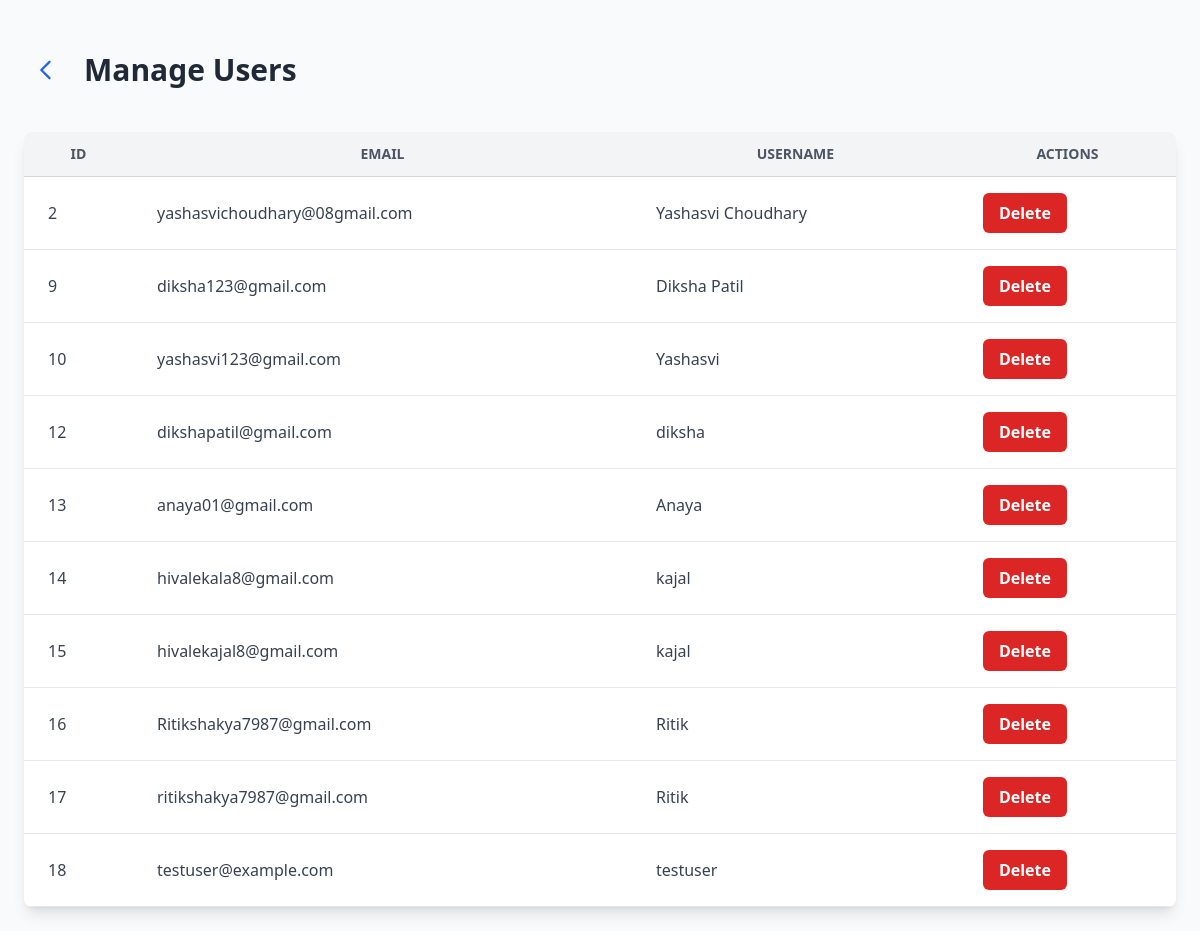
Page /admin/manage_users (signed in) on the committed database.
### models.py (models this page shows)
class User(UserMixin, db.Model):
    id = db.Column(db.Integer, primary_key=True)
    username = db.Column(db.String(100), nullable=False)
    email = db.Column(db.String(150), unique=True, nullable=False)
    password = db.Column(db.String(200), nullable=False)
    session_token = db.Column(db.String(255), nullable=True)
    quiz_streak = db.Column(db.Integer, default=0)
    last_quiz_date = db.Column(db.Date, nullable=True)
    last_quiz_score = db.Column(db.Integer, default=0)
    total_quizzes_played = db.Column(db.Integer, default=0)

### admin/routes.py (the view)
@admin_bp.route('/manage_users')
@admin_login_required
def manage_users():
    users = User.query.all()
    return render_template('admin/manage_users.html', users=users)

### admin/routes.py (called while the page is built)
def admin_login_required(f):
    @wraps(f)
    def decorated_function(*args, **kwargs):
        if not session.get('admin_logged_in'):
            flash('Please login as admin to access this page.', 'warning')
            return redirect(url_for('admin.login'))
        return f(*args, **kwargs)
    return decorated_function

### app.py (called while the page is built)
@login_manager.user_loader
def load_user(user_id):
    return db.session.get(User, int(user_id))

@app.before_request
def validate_session():
    if current_user.is_authenticated:
        session_token = session.get('session_token')
        if session_token != current_user.session_token:
            logout_user()
            session.pop('session_token', None)
            flash("Logged out due to session invalidation.", "warning")
            return redirect(url_for('login'))

### templates/admin/manage_users.html (shortened to what this page needs)
<!DOCTYPE html>
<html lang="en">
  <head>
    <script src="https://cdn.tailwindcss.com"></script>
  </head>
  <body class="bg-gray-50 min-h-screen p-6">
    <header class="flex items-center space-x-4 mb-10 mt-6">
      <a
        href="/admin/dashboard"
        class="p-2 rounded hover:bg-gray-200 transition cursor-pointer"
        aria-label="Back to dashboard"
        title="Back to dashboard"
      >
        <svg
          xmlns="http://www.w3.org/2000/svg"
          class="h-7 w-7 text-blue-600 hover:text-blue-800"
          fill="none"
          viewBox="0 0 24 24"
          stroke="currentColor"
          stroke-width="2"
        >
          <path
            stroke-linecap="round"
            stroke-linejoin="round"
            d="M15 19l-7-7 7-7"
          />
        </svg>
      </a>
      <h1 class="text-3xl font-bold text-gray-800">Manage Users</h1>
    </header>
    <div class="overflow-x-auto bg-white shadow-lg rounded-lg">
      <table
        class="min-w-full table-auto border-collapse text-gray-700"
        id="usersTable"
      >
        <thead
          class="bg-gray-100 uppercase text-sm font-semibold text-gray-600"
        >
          <tr>
            <th class="px-6 py-3 border-b border-gray-300">ID</th>
            <th class="px-6 py-3 border-b border-gray-300">Email</th>
            <th class="px-6 py-3 border-b border-gray-300">Username</th>
            <th class="px-6 py-3 border-b border-gray-300">Actions</th>
          </tr>
        </thead>
        <tbody>
          {% for user in users %}
          <tr
            data-user-id="{{ user.id }}"
            class="hover:bg-blue-50 transition-colors duration-200 border-b border-gray-200"
          >
            <td class="px-6 py-4">{{ user.id }}</td>
            <td class="px-6 py-4 break-all">{{ user.email }}</td>
            <td class="px-6 py-4">{{ user.username or 'N/A' }}</td>
            <td class="px-6 py-4">
              <button
                onclick="deleteUser('{{ user.id }}')"
                class="bg-red-600 hover:bg-red-700 text-white font-semibold px-4 py-2 rounded-md transition duration-150"
                type="button"
              >
                Delete
              </button>
            </td>
          </tr>
          {% endfor %}
        </tbody>
      </table>
    </div>
  </body>
</html>

### rows in the picture
User: id "2", email "yashasvichoudhary@08gmail.com", username "Yashasvi Choudhary"
User: id "9", email "diksha123@gmail.com", username "Diksha Patil"
User: id "10", email "yashasvi123@gmail.com", username "Yashasvi"
User: id "12", email "dikshapatil@gmail.com", username "diksha"
User: id "13", email "anaya01@gmail.com", username "Anaya"
User: id "14", email "hivalekala8@gmail.com", username "kajal"
User: id "15", email "hivalekajal8@gmail.com", username "kajal"
User: id "16", email "Ritikshakya7987@gmail.com", username "Ritik"
User: id "17", email "ritikshakya7987@gmail.com", username "Ritik"
User: id "18", email "testuser@example.com", username "testuser"
